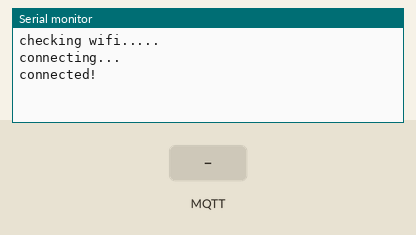
Recording of a sketch running on a simulated ESP8266 (NodeMCU). Shown: the last lines printed to the serial monitor. The test bench sets the inputs (shaded band). WiFi joins after 1.5 s; servers stay silent unless stated; no MQTT or app messages arrive unless stated.

Above: at 3.2 s.
3.3 s: MQTT message "1" arrives on the first subscribed topic
At 4.5 s:
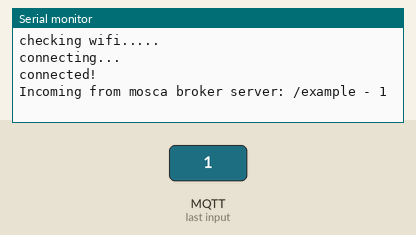
4.8 s: MQTT message "on" arrives on the first subscribed topic
At 5.8 s:
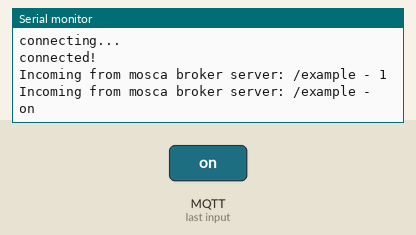
6.3 s: MQTT message "off" arrives on the first subscribed topic
At 6.9 s:
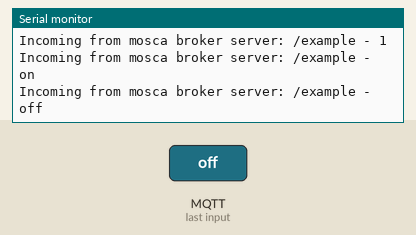

Measured:
- after the input at 3.3 s, the serial monitor: prints a new line at once (image 1)
- after the input at 4.8 s, the serial monitor: prints a new line at once (image 2)
- after the input at 6.3 s, the serial monitor: prints a new line at once (image 3)

The sketch:

Feather-HUZZAH-ESP8266.ino
```cpp
// This example uses an Adafruit Huzzah ESP8266
// to connect to shiftr.io.
//
// You can check on your device after a successful
// connection here: https://shiftr.io/try.
//
// by Joël Gähwiler
// https://github.com/256dpi/arduino-mqtt

#include <ESP8266WiFi.h>
#include <MQTT.h>

int i = 0;
const char ssid[] = "AMV";
const char pass[] = "nono2018";

WiFiClient net;
MQTTClient client;

unsigned long lastMillis = 0;

void connect() {
  Serial.print("checking wifi...");
  while (WiFi.status() != WL_CONNECTED) {
    Serial.print(".");
    delay(1000);
  }

  Serial.print("\nconnecting...");
  while (!client.connect("Feather-HUZZAH-1", "83fc5700", "52909f262ae48ccd")) {
    Serial.print(".");
    delay(1000);
  }

  Serial.println("\nconnected!");

  client.subscribe("/example");
  // client.unsubscribe("/example");
}

void messageReceived(String &topic, String &payload) {
  Serial.println("\nIncoming from mosca broker server: " + topic + " - " + payload);
}

void setup() {
  Serial.begin(115200);
  WiFi.begin(ssid, pass);

  // Note: Local domain names (e.g. "Computer.local" on OSX) are not supported by Arduino.
  // You need to set the IP address directly.
  //client.begin("192.168.43.212", 1883, net);
  client.begin("broker.shiftr.io", net);
  client.onMessage(messageReceived);

  connect();
}

void loop() {
  client.loop();
  delay(10);  // <- fixes some issues with WiFi stability

  if (!client.connected()) {
    connect();
  }

  // publish a message roughly every second.
  if (millis() - lastMillis > 1000) {
    lastMillis = millis();
    String message1 = "Hello from Feather-HUZZAH-1 #";
    String message2 = message1 + i;
    i++;
    client.publish("/example", message2);
  }
}
```
